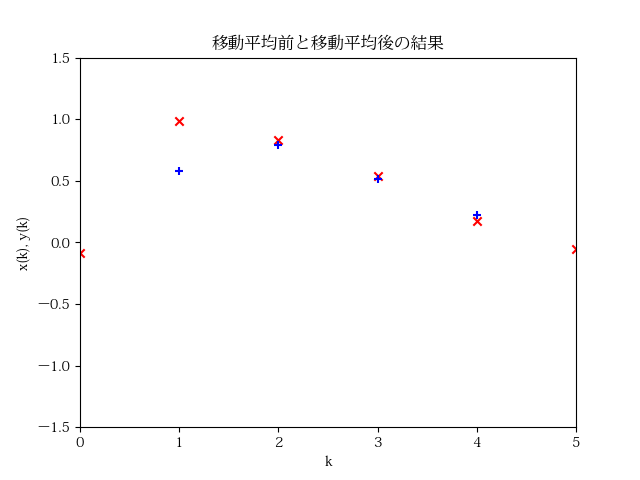

Recreate this plot in Python.
#!/usr/bin/env python
# -*- coding: utf-8 -*-

import matplotlib.pyplot as plt
import matplotlib as mpl
font_paths = mpl.font_manager.findSystemFonts()
plt.rcParams['font.family'] = 'Kozuka Mincho Pr6N'#日本語フォント設定

X_0 = [0,0,0,0]
Y_0 = [0.05, -0.52, 0.05, 0.08]

X_1 = [1,1,1,1]
Y_1 = [0.81, 1.28, 0.85, 1.01]

X_2 = [2,2,2,2]
Y_2 = [0.97, 0.83, 0.89, 0.65]

X_3 = [3,3,3,3]
Y_3 = [0.61, 0.43, 0.55, 0.56]

X_4 = [4,4,4,4]
Y_4 = [0.34, 0.16, 0.25, -0.07]

X_5 = [5,5,5,5]
Y_5 = [-0.24, 0.06, 0.13, -0.15]

X_list = X_0 + X_1 + X_2 + X_3 + X_4 + X_5
Y_list = Y_0 + Y_1 + Y_2 + Y_3 + Y_4 + Y_5

#plt.scatter(X_list, Y_list, c="b", marker='o', label="加算平均前")

ave_X_0 =  [sum(X_0) / len(X_0)]
ave_Y_0 =  [sum(Y_0) / len(Y_0)]

ave_X_1 =  [sum(X_1) / len(X_1)]
ave_Y_1 =  [sum(Y_1) / len(Y_1)]

ave_X_2 =  [sum(X_2) / len(X_2)]
ave_Y_2 =  [sum(Y_2) / len(Y_2)]

ave_X_3 =  [sum(X_3) / len(X_3)]
ave_Y_3 =  [sum(Y_3) / len(Y_3)]

ave_X_4 =  [sum(X_4) / len(X_4)]
ave_Y_4 =  [sum(Y_4) / len(Y_4)]

ave_X_5 =  [sum(X_5) / len(X_5)]
ave_Y_5 =  [sum(Y_5) / len(Y_5)]

ave_X_list = ave_X_0 + ave_X_1 + ave_X_2 + ave_X_3 + ave_X_4 + ave_X_5
ave_Y_list = ave_Y_0 + ave_Y_1 + ave_Y_2 + ave_Y_3 + ave_Y_4 + ave_Y_5

plt.scatter(ave_X_list, ave_Y_list, c="r", marker='x', label="MA処理前")

MA_X_1 = [sum(ave_X_0 + ave_X_1 + ave_X_2) / 3]
MA_Y_1 = [sum(ave_Y_0 + ave_Y_1 + ave_Y_2) / 3]

MA_X_2 = [sum(ave_X_1 + ave_X_2 + ave_X_3) / 3]
MA_Y_2 = [sum(ave_Y_1 + ave_Y_2 + ave_Y_3) / 3]

MA_X_3 = [sum(ave_X_2 + ave_X_3 + ave_X_4) / 3]
MA_Y_3 = [sum(ave_Y_2 + ave_Y_3 + ave_Y_4) / 3]

MA_X_4 = [sum(ave_X_3 + ave_X_4 + ave_X_5) / 3]
MA_Y_4 = [sum(ave_Y_3 + ave_Y_4 + ave_Y_5) / 3]

MA_X_list = MA_X_1 + MA_X_2 + MA_X_3 + MA_X_4
MA_Y_list = MA_Y_1 + MA_Y_2 + MA_Y_3 + MA_Y_4

print(MA_X_1)
print(MA_Y_list)

plt.scatter(MA_X_list, MA_Y_list, c="b", marker='+', label="MA処理後")


plt.title('移動平均前と移動平均後の結果')
#グラフの軸
plt.xlabel('k')
plt.ylabel('x(k), y(k)')

plt.xlim(0, 5)
plt.ylim(-1.5, 1.5)
plt.savefig('2-6.png')
plt.legend()

plt.show()